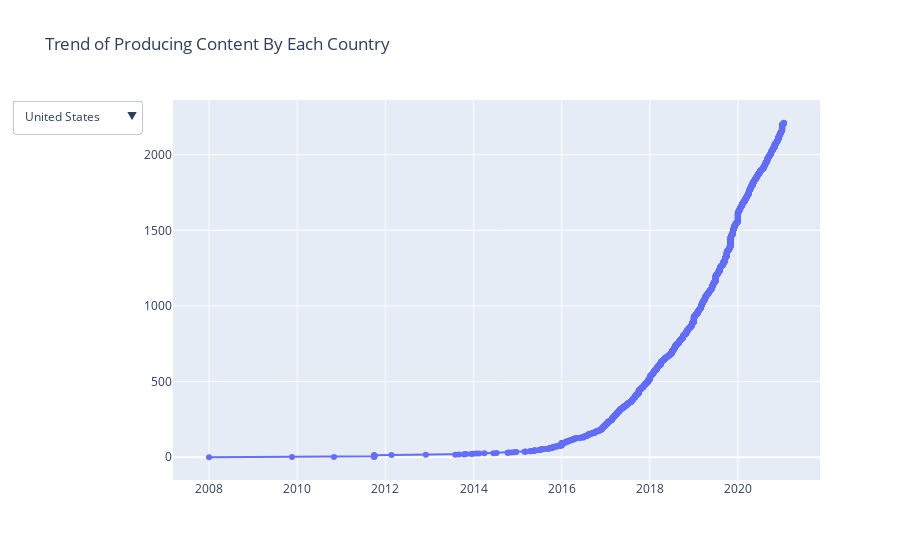

Notebook source saved alongside this figure:
### Code cell
#discovering trend using dropdown
buttons=[]

default_country='United States'

fig=go.Figure()

for i in show_t.index:
    df=merged[merged.country==i]
    fig.add_trace(go.Scatter(x=df['Added_Date'],name=i,visible=(i==default_country),mode='lines+markers',
                            hovertemplate="Date: %{x}<br>Number of Shows Added: %{y}"))
for country in show_t.index:
    buttons.append(dict(method='restyle',
                            label=country,
                            args = [{'visible': [country == r for r in show_t.index]}]))

# Add dropdown menus to the figure
fig.update_layout(title_text='Trend of Producing Content By Each Country',showlegend=False, 
                  updatemenus=[dict(buttons=buttons,direction='down', 
                                showactive=True)])
